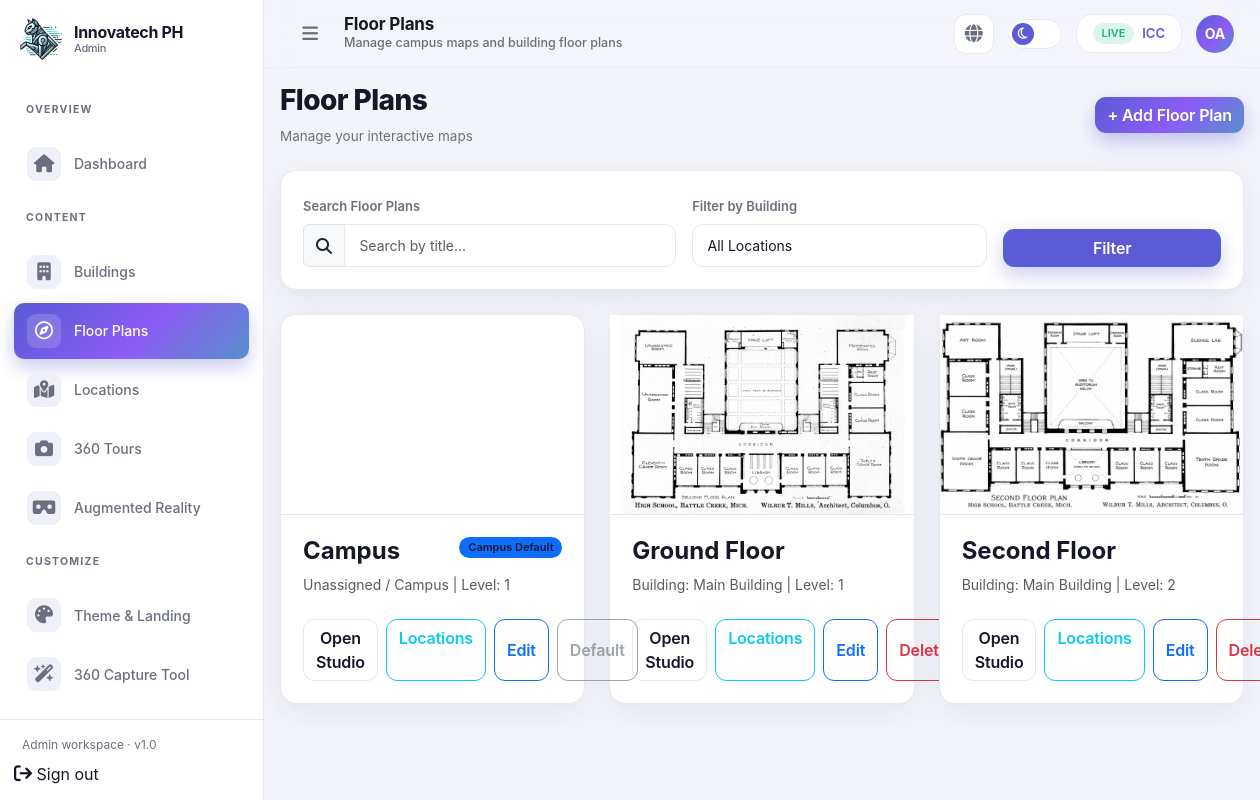
Screenshot of /admin/institution/floor-plans.php (signed in) with the database file from the repository.
### tables this page shows
CREATE TABLE `platform_settings` (
  `id` tinyint UNSIGNED NOT NULL,
  `product_name` varchar(191) NOT NULL DEFAULT 'AI-Assisted AR 360° Virtual Campus Navigation',
  `company_name` varchar(191) NOT NULL DEFAULT 'Innovatech PH',
  `logo_path` varchar(255) DEFAULT NULL,
  `hero_image_path` varchar(255) DEFAULT NULL,
  `landing_html` mediumtext,
  `contact_email` varchar(191) DEFAULT NULL,
  `smtp_host` varchar(191) DEFAULT NULL,
  `smtp_port` smallint UNSIGNED DEFAULT '587',
  `smtp_username` varchar(191) DEFAULT NULL,
  `smtp_password_enc` varchar(255) DEFAULT NULL,
  `smtp_from_name` varchar(128) DEFAULT NULL,
  `smtp_from_email` varchar(191) DEFAULT NULL,
  `institution_folder_root` varchar(255) NOT NULL DEFAULT 'storage/institutions',
  `template_pack_path` varchar(255) NOT NULL DEFAULT 'storage/templates/org_pack',
  `updated_by` int UNSIGNED DEFAULT NULL,
  `updated_at` datetime NOT NULL DEFAULT CURRENT_TIMESTAMP ON UPDATE CURRENT_TIMESTAMP
);

CREATE TABLE `floor_plans` (
  `id` int UNSIGNED NOT NULL,
  `institution_id` int UNSIGNED NOT NULL,
  `building_id` int UNSIGNED DEFAULT NULL,
  `floor_level` varchar(32) DEFAULT NULL,
  `title` varchar(191) NOT NULL,
  `image_path` varchar(255) NOT NULL,
  `ar_mind_path` varchar(255) DEFAULT NULL,
  `original_width` int UNSIGNED NOT NULL COMMENT 'Intrinsic px width; lock aspect',
  `original_height` int UNSIGNED NOT NULL COMMENT 'Intrinsic px height; lock aspect',
  `aspect_ratio` decimal(10,6) NOT NULL COMMENT 'width / height',
  `object_fit` enum('contain','cover') NOT NULL DEFAULT 'contain',
  `north_angle` decimal(6,2) NOT NULL DEFAULT '0.00',
  `min_display_width` int UNSIGNED NOT NULL DEFAULT '320',
  `is_campus_landing` tinyint(1) NOT NULL DEFAULT '0' COMMENT 'If landing_mode=floor_plan',
  `created_by` int UNSIGNED DEFAULT NULL,
  `created_at` datetime NOT NULL DEFAULT CURRENT_TIMESTAMP,
  `updated_at` datetime NOT NULL DEFAULT CURRENT_TIMESTAMP ON UPDATE CURRENT_TIMESTAMP,
  `deleted_at` datetime DEFAULT NULL
);

CREATE TABLE `buildings` (
  `id` int UNSIGNED NOT NULL,
  `institution_id` int UNSIGNED NOT NULL,
  `name` varchar(191) NOT NULL,
  `code` varchar(32) DEFAULT NULL,
  `description` text,
  `ai_description` text,
  `featured_image_path` varchar(255) DEFAULT NULL,
  `sort_order` int NOT NULL DEFAULT '0',
  `created_at` datetime NOT NULL DEFAULT CURRENT_TIMESTAMP,
  `updated_at` datetime NOT NULL DEFAULT CURRENT_TIMESTAMP ON UPDATE CURRENT_TIMESTAMP,
  `deleted_at` datetime DEFAULT NULL
);

### includes/functions.php (called while the page is built, shortened)
<?php
function db(): PDO
{
    $options = [
        PDO::ATTR_ERRMODE => PDO::ERRMODE_EXCEPTION,
        PDO::ATTR_DEFAULT_FETCH_MODE => PDO::FETCH_ASSOC,
        PDO::ATTR_EMULATE_PREPARES => false,
    ];
    $pdo = new PDO(
        'mysql:host=' . DB_HOST . ';port=' . DB_PORT . ';dbname=' . DB_NAME . ';charset=utf8mb4',
        DB_USER,
        DB_PASS,
        $options
    );
    return $pdo;
}
final class DbCrud
{
    public PDO $pdo;
    public function __construct(?PDO $pdo = null)
    {
        $this->pdo = $pdo ?? db();
    }
    private static function ident(string $name): string
    {
        return "`{$name}`";
    }
    private static function paramPrefix(): string
    {
        static $n = 0;
        return 'p' . (++$n) . '_';
    }
    private static function buildWhere(array $conditions): array
    {
        $sql = [];
        $params = [];
        foreach ($conditions as $key => $cond) {
            $col = self::ident($key);
            $p = self::paramPrefix() . $key;
            $sql[] = "{$col} = :{$p}";
            $params[$p] = $cond;
        }
        return [implode(' AND ', $sql), $params];
    }
    public function select(string $table, string $columns = '*', array $conditions = [], string $options = ''): array
    {
        $columns = trim($columns);
        if ($columns === '*') {
            $sel = '*';
            $params = [];
        }
        $sql = 'SELECT ' . $sel . ' FROM ' . self::ident($table);
        if ($conditions !== []) {
            [$where, $whereParams] = self::buildWhere($conditions);
            $sql .= ' WHERE ' . $where;
            $params += $whereParams;
        }
        if (trim($options) !== '') {
            $sql .= ' ' . trim($options);
        }
        $stmt = $this->pdo->prepare($sql);
        $stmt->execute($params);
        return $stmt->fetchAll(PDO::FETCH_ASSOC);
    }
    public function get(string $table, int|array $idOrConditions): ?array
    {
        $conditions = is_numeric($idOrConditions) ? ['id' => (int) $idOrConditions] : $idOrConditions;
        $rows = $this->select($table, '*', $conditions, 'LIMIT 1');
        return $rows[0] ?? null;
    }
    public function raw(string $sql, array $params = []): PDOStatement
    {
        $stmt = $this->pdo->prepare($sql);
        $stmt->execute($params);
        return $stmt;
    }
}
function crud(): DbCrud
{
    static $instance = null;
    return $instance ??= new DbCrud();
}
function h($value): string
{
    return htmlspecialchars((string) $value, ENT_QUOTES, 'UTF-8');
}
function url(string $path = '', bool $absolute = false): string
{
    $path = ltrim($path, '/');
    $parts = explode('?', $path, 2);
    $base = $parts[0];
    if ($base !== '' && !str_ends_with($base, '/') && !str_contains(basename($base), '.')) {
        if (is_file(ROOT_PATH . '/' . $base . '.php')) {
            $parts[0] = $base . '.php';
            $path = implode('?', $parts);
        }
    }
    return BASE_URL . '/' . $path;
}
function org_url(string $slug, string $sub = ''): string
{
    $cleanSlug = trim($slug, '/\\');
    $cleanSub = trim($sub, '/\\');
    if ($cleanSub === '') {
        return url('organizations/index.php?org=' . urlencode($cleanSlug));
    }
    $path = 'organizations/' . $cleanSlug . '/' . $cleanSub;
    return url($path);
}

### includes/auth.php (called while the page is built, shortened)
<?php
require_once __DIR__ . '/functions.php';
function current_user(): ?array
{
    return $_SESSION['user'] ?? null;
}
function current_role(): ?string
{
    return $_SESSION['user']['role_slug'] ?? null;
}
function current_institution(): ?array
{
    return $_SESSION['user']['institution'] ?? null;
}
function resolve_active_institution(): ?array
{
    $u = current_user();
    $role = $u['role_slug'] ?? '';
    if (!in_array($role, ['owner', 'system_admin', 'system_staff'], true)) {
        return $u['institution'] ?? null;
    }
    return $u['institution'] ?? null;
}

### admin/institution/floor-plans.php (the view, shortened to what this page needs)
<?php
require_once __DIR__ . '/../../includes/auth.php';
$pageTitle = 'Floor Plans';
$pageSub = 'Manage campus maps and building floor plans';
$active = 'Floor Plans';
$bodyClass = 'page-institution-floorplans';
require_once __DIR__ . '/../layout/header.php';
$inst = resolve_active_institution();
$iid = (int) $inst['id'];
$search = $_GET['search'] ?? '';
$params = [':iid' => $iid];
$where = "fp.institution_id = :iid AND fp.deleted_at IS NULL";
$floorPlans = crud()->raw("SELECT fp.*, b.name AS building_name FROM floor_plans fp LEFT JOIN buildings b ON fp.building_id = b.id WHERE $where ORDER BY fp.is_campus_landing DESC, fp.title ASC", $params)->fetchAll();
?>
<div class="d-flex flex-wrap align-items-center gap-3 mb-4">
    <div>
        <h3 class="fw-800 ls-tight">Floor Plans</h3>
        <p class="mb-0 ia-meta-lg">Manage your interactive maps</p>
    </div>
    <div class="ms-auto d-flex gap-2">
        <button type="button" class="btn btn-grad" data-bs-toggle="modal" data-bs-target="#addFloorPlanModal">+ Add Floor Plan</button>
    </div>
</div>
<div class="ia-card mb-4">
    <div class="card-body">
        <form method="GET" class="row g-3 align-items-end">
            <div class="col-md-5">
                <label class="form-label">Search Floor Plans</label>
                <div class="input-group">
                    <span class="input-group-text"><?= ia_icon('search', 16) ?></span>
                    <input type="text" name="search" class="form-control" placeholder="Search by title..." value="<?= h($search) ?>">
                </div>
            </div>
            <div class="col-md-4">
                <label class="form-label">Filter by Building</label>
                <select name="building_id" class="form-select">
                    <option value="">All Locations</option>
                </select>
            </div>
            <div class="col-md-3">
                <button type="submit" class="btn btn-primary w-100">Filter</button>
            </div>
        </form>
    </div>
</div>
<div class="row g-4">
    <?php foreach ($floorPlans as $fp): ?>
        <div class="col-md-6 col-xl-4">
            <div class="ia-card h-100 d-flex flex-column">
                <div class="card-img-top" style="height: 200px; background: url('<?= h(url($fp['image_path'])) ?>') center/cover no-repeat; border-bottom: 1px solid rgba(0,0,0,0.1);"></div>
                <div class="card-body d-flex flex-column flex-grow-1">
                    <div class="d-flex justify-content-between align-items-start mb-2">
                        <h4 class="fw-bold mb-0"><?= h($fp['title']) ?></h4>
                        <?php if ($fp['is_campus_landing'] == 1): ?>
                            <span class="badge bg-primary">Campus Default</span>
                        <?php endif; ?>
                    </div>
                    <p class="text-muted small mb-4">
                        <?= $fp['building_name'] ? 'Building: ' . h($fp['building_name']) : 'Unassigned / Campus' ?>
                        <?= $fp['floor_level'] ? ' | Level: ' . h($fp['floor_level']) : '' ?>
                    </p>
                    <div class="mt-auto d-flex gap-2">
                        <a href="floor-plan/studio-view.php?id=<?= $fp['id'] ?>" class="btn btn-outline-ia flex-grow-1">Open Studio</a>
                        <a href="locations.php?fp=<?= $fp['id'] ?>" class="btn btn-outline-info">Locations</a>
                        <button type="button" class="btn btn-outline-primary" onclick="editFloorPlan(<?= $fp['id'] ?>)">Edit</button>
                        <?php if ($fp['is_campus_landing'] == 0): ?>
                            <button class="btn btn-outline-danger" onclick="deleteFloorPlan(<?= $fp['id'] ?>)">Delete</button>
                        <?php else: ?>
                            <button class="btn btn-outline-secondary disabled" title="Undeletable default campus map" disabled>Default</button>
                        <?php endif; ?>
                    </div>
                </div>
            </div>
        </div>
    <?php endforeach; ?>
</div>
<?php require __DIR__ . '/../layout/footer.php'; ?>

### admin/layout/header.php (shortened to what this page needs)
<?php
require_once __DIR__ . '/../../includes/auth.php';
require_once __DIR__ . '/nav.php';
$u = current_user();
$role = current_role() ?? 'user';
$inst = current_institution();
$active = $active ?? '';
$roleHome = match ($role) {
  'owner' => 'admin/owner/dashboard',
  'system_admin', 'system_staff' => 'admin/system/dashboard',
  'admin' => 'admin/institution/dashboard',
  'staff' => 'admin/staff/dashboard',
  default => 'admin/index',
};
$roleLabel = ucwords(str_replace('_', ' ', (string) $role));
$platform_settings = crud()->get('platform_settings', 1) ?? [];
$brandLogoUrl = !empty($platform_settings['logo_path']) ? url($platform_settings['logo_path']) : url('assets/logo2.webp');
?>
<!DOCTYPE html>
<html lang="en" data-bs-theme="dark">
<head>
  <link href="<?= url('assets/css/inter-font.css') ?>" rel="stylesheet">
  <link href="<?= url('assets/css/bootstrap.min.css') ?>" rel="stylesheet">
  <link href="<?= url('assets/css/simple-datatables.min.css') ?>" rel="stylesheet">
  <link rel="stylesheet" href="<?= url('assets/css/font-awesome.min.css') ?>">
  <link rel="stylesheet" href="<?= url('admin/assets/css/dashboard.css') ?>">
</head>
<body class="<?= h(trim((string) ($bodyClass ?? ''))) ?>">
  <div class="ia-shell" id="ia-shell">
    <aside class="ia-sidebar">
      <div class="brand">
        <a class="brand-logo" href="<?= url($roleHome) ?>">
          <img src="<?= h($brandLogoUrl) ?>" alt="Innovatech PH">
        </a>
        <div class="brand-name"><?= h(APP_NAME) ?><small><?= h($roleLabel) ?></small></div>
      </div>
      <nav class="nav-scroll">
        <?php foreach (role_nav($role) as $group):
          if (isset($group[0]) && is_array($group[0]) && array_is_list($group)): ?>
            <?php $label = $group[0];
            $links = array_slice($group, 1); ?>
            <p class="ia-nav-label"><?= h($label) ?></p>
            <ul class="ia-nav">
              <?php foreach ($links as [$text, $href, $icon]): ?>
                <li>
                  <a class="nav-link <?= $active === $text ? 'active' : '' ?>" href="<?= url($href) ?>">
                    <span class="ia-icon"><?= ia_icon($icon) ?></span>
                    <span><?= h($text) ?></span>
                  </a>
                </li>
              <?php endforeach; ?>
            </ul>
          <?php elseif (isset($group['title'])): ?>
            <p class="ia-nav-label"><?= h($group['title']) ?></p>
            <ul class="ia-nav">
              <?php foreach ($group['items'] as [$text, $href, $icon]): ?>
                <li>
                  <a class="nav-link <?= $active === $text ? 'active' : '' ?>" href="<?= url($href) ?>">
                    <span class="ia-icon"><?= ia_icon($icon) ?></span>
                    <span><?= h($text) ?></span>
                  </a>
                </li>
              <?php endforeach; ?>
            </ul>
          <?php endif; endforeach; ?>
      </nav>
      <div class="side-foot">
        <div class="foot-text">
          <?= h($roleLabel) ?> workspace · v1.0
        </div>
        <a class="nav-link" href="<?= url('admin/logout') ?>">
          <span class="ia-icon"><?= ia_icon('logout') ?></span>
          <span>Sign out</span>
        </a>
      </div>
    </aside>
    <header class="ia-topbar">
      <button type="button" class="ia-btn-ghost d-none d-lg-grid" id="sidebar-collapse" aria-label="Collapse sidebar">
        <?= ia_icon('menu') ?>
      </button>
      <div class="flex-grow-1">
        <h1 class="page-title"><?= h($pageTitle ?? 'Dashboard') ?></h1>
        <?php if (!empty($pageSub)): ?>
          <p class="page-sub mb-0 d-none d-sm-block"><?= h($pageSub) ?></p><?php endif; ?>
      </div>
      <a class="ia-btn-ghost" href="<?= url('/') ?>" target="_blank" title="View public landing"
        aria-label="View landing">
        <?= ia_icon('globe') ?>
      </a>
      <button type="button" class="theme-switch" data-theme-toggle aria-label="Toggle theme"
        title="Toggle dark / light">
        <span class="knob"><?= ia_icon('moon', 13) ?></span>
      </button>
      <?php if ($inst): ?>
        <a class="d-none d-md-flex align-items-center gap-2 px-3 py-2 rounded-4 surface-line"
          href="<?= h(org_url($inst['slug'])) ?>" target="_blank" title="<?= h($inst['name']) ?>">
          <span class="badge badge-live">LIVE</span>
          <span class="fs-13 fw-semibold"><?= h($inst['short_name'] ?: $inst['name']) ?></span>
        </a>
      <?php endif; ?>
      <div class="dropdown">
        <button class="btn p-0 border-0" data-bs-toggle="dropdown" aria-expanded="false">
          <span
            class="ia-avatar"><?= h(mb_substr(trim(($u['first_name'][0] ?? '') . ($u['last_name'][0] ?? '')), 0, 2)) ?></span>
        </button>
      </div>
    </header>
    <main class="ia-main">

### rows the page displays
platform_settings: logo_path (picture)
floor_plans: title "Campus", is_campus_landing "Campus Default", shows "Unassigned / Campus", floor_level "1"
floor_plans: image_path (picture), title "Ground Floor", building.name "Main Building", floor_level "1"
floor_plans: image_path (picture), title "Second Floor", building.name "Main Building", floor_level "2"

### other values shown
APP_NAME "Innovatech PH"
$roleLabel "Admin"
$group['title'] "OVERVIEW"
$text "Dashboard"
$group['title'] "CONTENT"
$text "Buildings"
$text "Floor Plans"
$text "Locations"
$text "360 Tours"
$text "Augmented Reality"
$group['title'] "CUSTOMIZE"
$text "Theme & Landing"
$text "360 Capture Tool"
$pageTitle "Floor Plans"
$pageSub "Manage campus maps and building floor plans"
